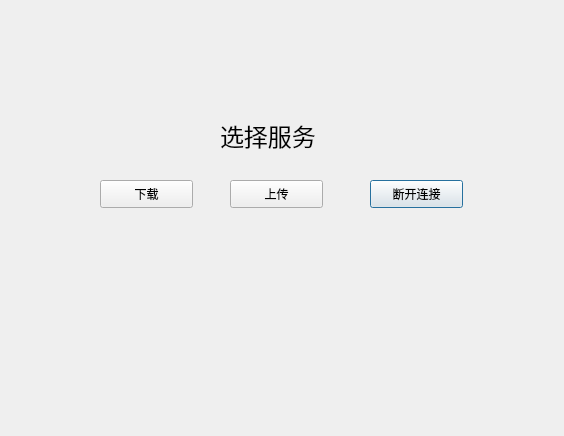
<?xml version="1.0" encoding="UTF-8"?>
<ui version="4.0">
 <class>Dialog1</class>
 <widget class="QDialog" name="Dialog1">
  <property name="geometry">
   <rect>
    <x>0</x>
    <y>0</y>
    <width>564</width>
    <height>436</height>
   </rect>
  </property>
  <property name="windowTitle">
   <string>Dialog</string>
  </property>
  <widget class="QPushButton" name="backButton">
   <property name="geometry">
    <rect>
     <x>370</x>
     <y>180</y>
     <width>93</width>
     <height>28</height>
    </rect>
   </property>
   <property name="text">
    <string>断开连接</string>
   </property>
  </widget>
  <widget class="QPushButton" name="downloadButton">
   <property name="geometry">
    <rect>
     <x>100</x>
     <y>180</y>
     <width>93</width>
     <height>28</height>
    </rect>
   </property>
   <property name="text">
    <string>下载</string>
   </property>
  </widget>
  <widget class="QPushButton" name="uploadButton">
   <property name="geometry">
    <rect>
     <x>230</x>
     <y>180</y>
     <width>93</width>
     <height>28</height>
    </rect>
   </property>
   <property name="text">
    <string>上传</string>
   </property>
  </widget>
  <widget class="QLabel" name="label">
   <property name="geometry">
    <rect>
     <x>220</x>
     <y>120</y>
     <width>131</width>
     <height>31</height>
    </rect>
   </property>
   <property name="font">
    <font>
     <family>Arial</family>
     <pointsize>18</pointsize>
    </font>
   </property>
   <property name="text">
    <string>选择服务</string>
   </property>
  </widget>
 </widget>
 <resources/>
 <connections/>
</ui>
